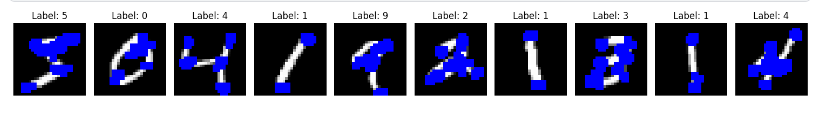
#> input picture img1.png, 819 x 125 px
$ python -i utils.py   (imports and definitions only)
#> lines starting #> are read from the running program, lines starting #| are printed output that depends on the picture; after the words box and inside, x2 and y2 are one past the last pixel; in counts of white or black regions, pixels touching at a corner belong together
#> further down, picture is the input picture: shape (125, 819, 3); mean B, G, R 150, 129.3, 129.3
import numpy as np
import cv2
from keras.preprocessing.image import load_img
from keras.preprocessing.image import img_to_array
from keras.applications.vgg16 import preprocess_input
from keras.preprocessing import image

# [26 lines left out: functions affiche_regions, affiche_regions2, not called in this run]

def harris_corners(image) :
    gray = cv2.cvtColor(image, cv2.COLOR_BGR2GRAY)
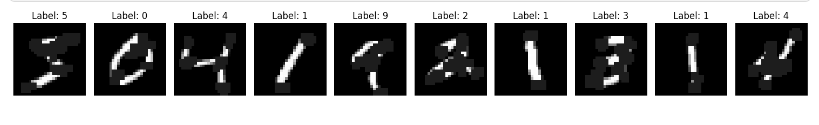
#> gray: shape (125, 819); min 0, max 255, mean 131.6
    # Utiliser Harris pour détecter les coins
    harris_corners = cv2.cornerHarris(gray, blockSize=2, ksize=3, k=0.04)
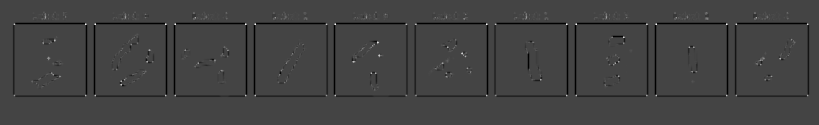
#> harris_corners: shape (125, 819) float32; min -0.04, max 0.108, mean -0.00117; drawn with min black and max white
    harris_corners = cv2.dilate(harris_corners, None)
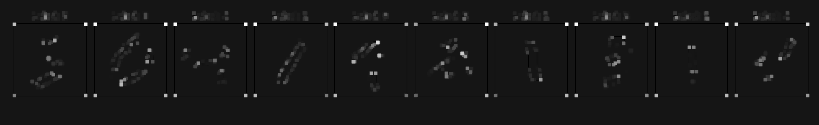
#> harris_corners: shape (125, 819) float32; min -0.01, max 0.108, mean 0.00111; drawn with min black and max white

    # Définir un seuil pour les coins Harris
    image[harris_corners > 0.01 * harris_corners.max()] = [0, 0, 255]
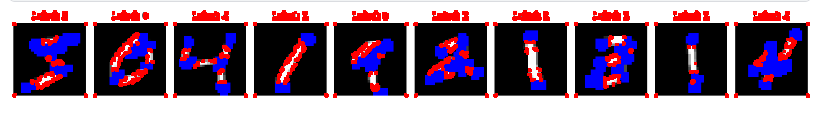
#> image: shape (125, 819, 3); 7.79% of pixels changed, all inside (x1, y1, x2, y2) = (12, 10, 810, 98)
    return image

# [26 lines left out: functions sift_corners, load_and_preprocess_image, not called in this run]

>>> import cv2
>>> picture = cv2.imread('img1.png')
>>> result = harris_corners(picture)

$ run again, on img2.png
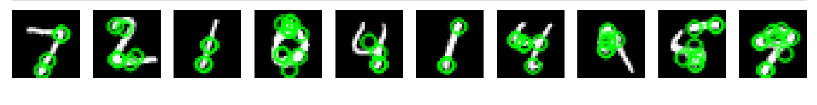
#> input picture img2.png, 817 x 105 px
#> picture is the input picture: shape (105, 817, 3); mean B, G, R 128, 145.3, 127.9
#> in harris_corners, `harris_corners = cv2.dilate(harris_corners, None)`:
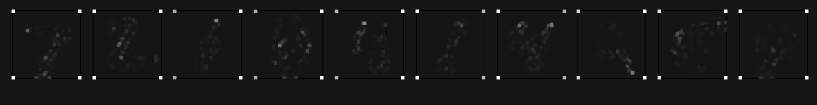
#> harris_corners: shape (105, 817) float32; min -0.01, max 0.108, mean 0.000693; drawn with min black and max white
#> in harris_corners, `image[harris_corners > 0.01 * harris_corners.max()] = [0, 0, 255]`:
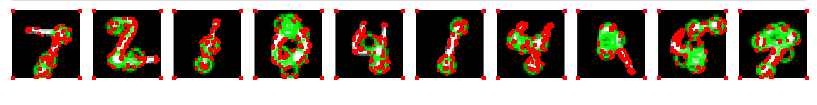
#> image: shape (105, 817, 3); 8.17% of pixels changed, all inside (x1, y1, x2, y2) = (11, 9, 809, 80)
